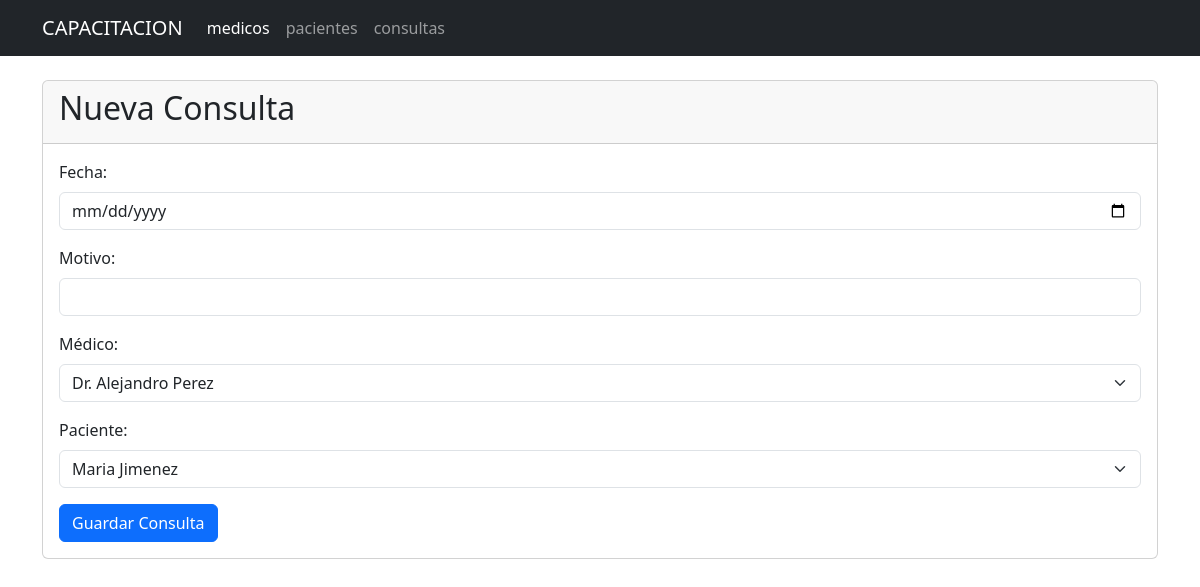
The page /consulta/editar/6 on the database as committed earlier.
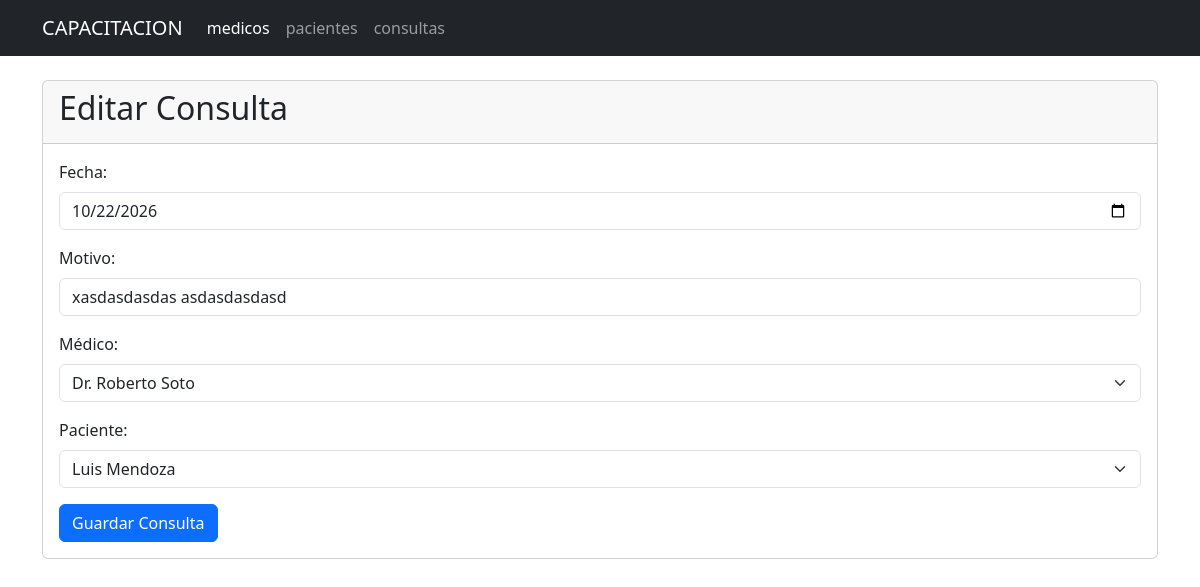
The same page on the database as committed later.
### tables this page shows
CREATE TABLE consultas (
        id_consulta INTEGER PRIMARY KEY AUTOINCREMENT,
        fecha TEXT NOT NULL,
        motivo TEXT NOT NULL,
        id_paciente INTEGER NOT NULL,
        id_medico INTEGER NOT NULL,
        FOREIGN KEY (id_paciente) REFERENCES pacientes(id_paciente),
        FOREIGN KEY (id_medico) REFERENCES medicos(id_medico)
    );

CREATE TABLE medicos (
        id_medico INTEGER PRIMARY KEY AUTOINCREMENT,
        nombre TEXT NOT NULL,
        especialidad TEXT NOT NULL,
        email TEXT NOT NULL,
        telefono INTEGER NOT NULL
    );

CREATE TABLE pacientes (
        id_paciente INTEGER PRIMARY KEY AUTOINCREMENT,
        nombre TEXT NOT NULL,
        email TEXT NOT NULL,
        telefono INTEGER NOT NULL,
        fecha_nacimiento TEXT
    );

### app.py (the view, shortened to what this page needs)
@app.route("/consulta/editar/<int:id_consulta>", methods=["GET", "POST"])
def editar_consulta(id_consulta):
    conn = get_db_connection()
    consulta = conn.execute("SELECT * FROM consultas WHERE id_consulta = ?", (id_consulta,)).fetchone()
    medicos = conn.execute("SELECT id_medico, nombre FROM medicos").fetchall()
    pacientes = conn.execute("SELECT id_paciente, nombre FROM pacientes").fetchall()
    conn.close()
    return render_template("formulario_consultas.html", consulta=consulta, medicos=medicos, pacientes=pacientes)

### app.py (called while the page is built)
def get_db_connection():
    conn = sqlite3.connect('sistema_medico.db')
    conn.row_factory = sqlite3.Row
    return conn

### templates/formulario_consultas.html
{% extends "base.html" %}
{% block content %}
<div class="card">
    <div class ="card-header">
        <h2>
            {% if consulta %}
            Editar Consulta
            {% else %}
            Nueva Consulta
            {% endif %}
        </h2>
    </div>
    <div class="card-body">
        <form action="" method="post">
            <div class="mb-3">
                <label for="fecha" class="form-label">Fecha:</label>
                <input type="date" class="form-control" name="fecha"
                value="{{ consulta.fecha if consulta else '' }}" required>
            </div>
            <div class="mb-3">
                <label for="motivo" class="form-label">Motivo:</label>
                <input type="text" class="form-control" id="motivo" name="motivo"
                value="{{ consulta.motivo if consulta else '' }}" required>
            </div>
            <div class="mb-3">
                <label for="id_medico" class="form-label">Médico:</label>
                <select class="form-select" id="id_medico" name="id_medico" required>
                    {% for medico in medicos %}
                    <option value="{{ medico.id_medico }}"
                    {% if consulta and consulta.id_medico == medico.id_medico %} selected {% endif %}>
                        {{ medico.nombre }}
                    </option>
                    {% endfor %}
                </select>
            </div>
            <div class="mb-3">
                <label for="id_paciente" class="form-label">Paciente:</label>
                <select class="form-select" id="id_paciente" name="id_paciente" required>
                    {% for paciente in pacientes %}
                    <option value="{{ paciente.id_paciente }}"
                    {% if consulta and consulta.id_paciente == paciente.id_paciente %} selected {% endif %}>
                        {{ paciente.nombre }}
                    </option>
                    {% endfor %}
                </select>
            </div>
            <button type="submit" class="btn btn-primary">Guardar Consulta</button>
        </form>
    </div>
</div>
{% endblock %}

Rows that differ between the two databases and show on the page:
added consultas: fecha "10/22/2026", motivo "xasdasdasdas asdasdasdasd", id_medico "Dr. Roberto Soto", id_paciente "Luis Mendoza"
Other text that changed with them:
form field id_medico: "Dr. Alejandro Perez" → (not shown)
form field id_paciente: "Maria Jimenez" → (not shown)
text no longer shown: "Nueva Consulta"
text now shown: "Editar Consulta"
